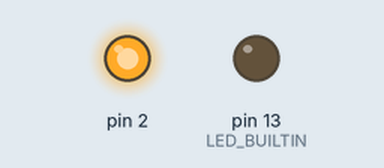
Simulated run of this sketch. Board: Arduino Uno, built with avr-gcc and run on an emulated ATmega328P. Shown: output pins drawn as LEDs (lit = HIGH).

Above: at 2.0 s.
At 6.0 s:
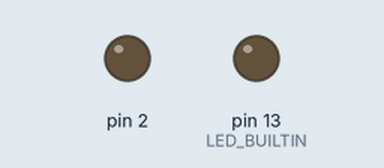
Timing chart, 0 to 10.4 s (numbered marks = the images above):
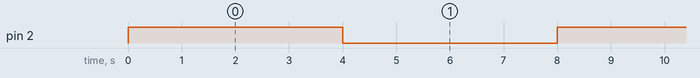

Measured:
- by itself, pin 2: alternates HIGH for 4.0 s and LOW for 4.0 s

The sketch:

blink.ino
```cpp
void setup() {
  pinMode(LED_BUILTIN, OUTPUT);
  pinMode(2, OUTPUT);
}

void loop() {

  // 내장 LED ON
  //digitalWrite(LED_BUILTIN, HIGH);
  //delay(1000);

  // 내장 LED OFF
  //digitalWrite(LED_BUILTIN, LOW);
  //delay(1000);

  // D2 HIGH
  digitalWrite(2, HIGH);
  delay(4000);

  // D2 LOW
  digitalWrite(2, LOW);
  delay(4000);
}
```
